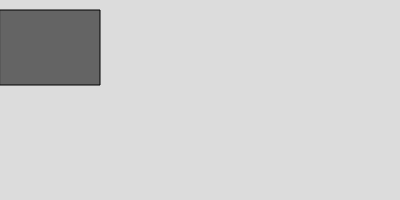
Frame 1 (no input)
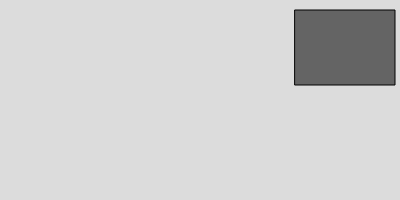
Frame 60 (no input)
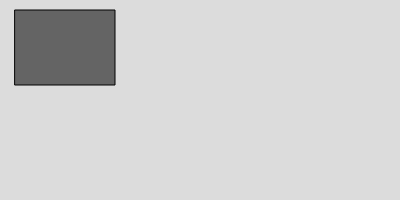
Frame 120 (the mouse pressed at the canvas centre since frame 60)

The p5.js sketch that drew these frames (run headless with seeded random() and noise() and a simulated clock; from frame 60 on, the mouse is pressed at the canvas centre):

// p5.js sketch
// ── sketch.js
let p;
let y;

function setup() {
  createCanvas(400,200);
  p=0;
  y=5
}
function draw(){
  background(220);
    fill(100);
  rect(p,10,100,75);
  p = p + y;
  if(p >300){
    y=-y;}
  if(p<0){
     y=-y;}
  }
